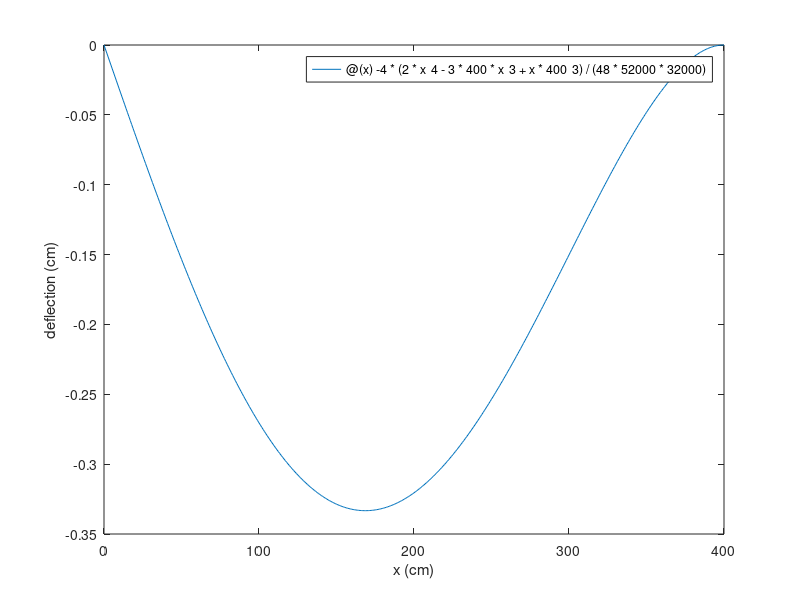

Recreate this plot in MATLAB. (Note: this script raises an error after producing the figure.)
% Quiz 3, Question 3
%Define function (part a)
deflection = @(x) -4*(2*x^4-3*400*x^3+x*400^3)/(48*52000*32000)

%Plot function (part b)
fplot(deflection, [0 400])
xlabel('x (cm)')
ylabel('deflection (cm)')

%Find largest negative-y deflection (part c)
xLocation = fminbnd(deflection,0,400)

%Output largest negative-y deflection (part d)
fprintf ('The largest deflection is %d cm and occurs at x = %d cm', deflection(xLocation), xLocation)

%Finding largest negative-y deflection using goldmin (part e)
%Note: must have goldmin function available
xLocationGoldmin = goldmin (deflection,0,400)